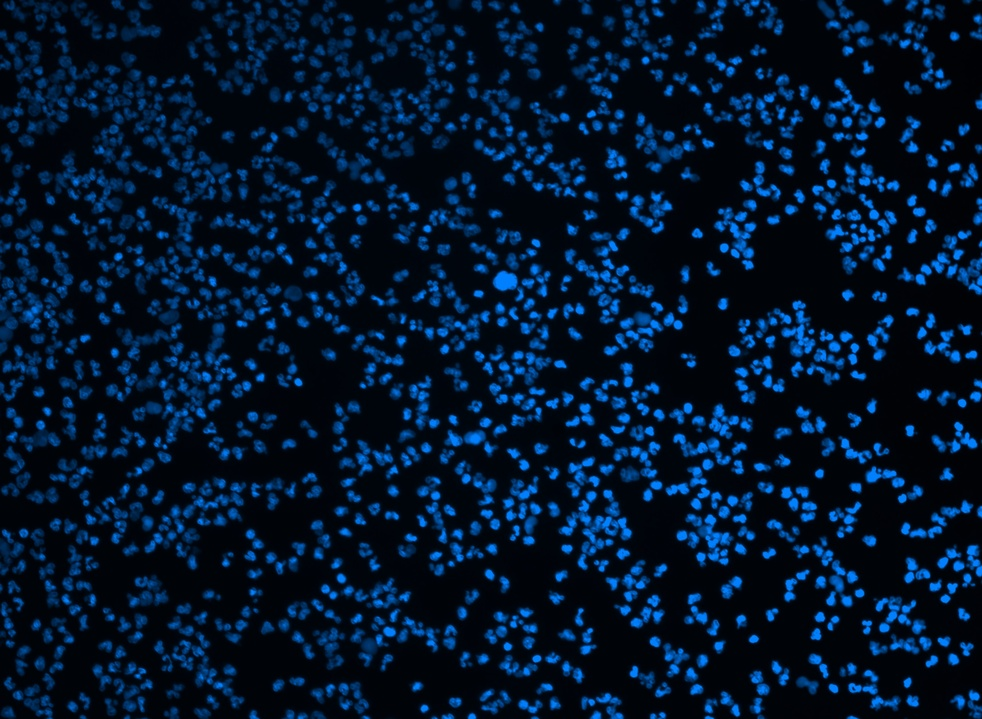
#> input picture data/2_DAPI.jpg, 982 x 719 px, shrunk from 4096 x 3000 before the run
$ jupyter execute 009.ipynb
#> lines starting #> are read from the running program, lines starting #| are printed output that depends on the picture
# 09.图像的裁剪(cv2.selectROI)

[cell 1]
import os
import numpy as np
import matplotlib.pyplot as plt
import cv2

[cell 2]
img =  cv2.imread("./data/2_DAPI.jpg")
#> img is the input picture: shape (719, 982, 3); mean B, G, R 45.4, 21.8, 1.8

xmin,ymin,w,h = 180,190,200,200
img_crop = img[xmin:xmin+w,ymin:ymin+h].copy()
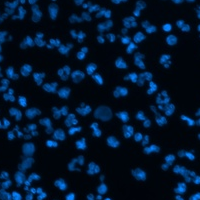
#> img_crop: shape (200, 200, 3); mean B, G, R 45.2, 21.7, 1.7

plt.subplot(121),plt.axis("off"),plt.title("DAPI")
plt.imshow(cv2.cvtColor(img,cv2.COLOR_BGR2RGB))

plt.subplot(122),plt.axis("off"),plt.title("CROP")
plt.imshow(cv2.cvtColor(img_crop,cv2.COLOR_BGR2RGB))
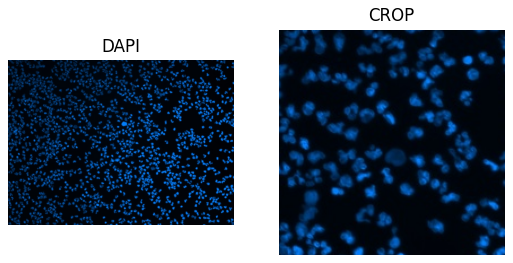
#> figure drawn by matplotlib, 2 panels

$ run again, with data/1_DAPI.jpg copied over data/2_DAPI.jpg
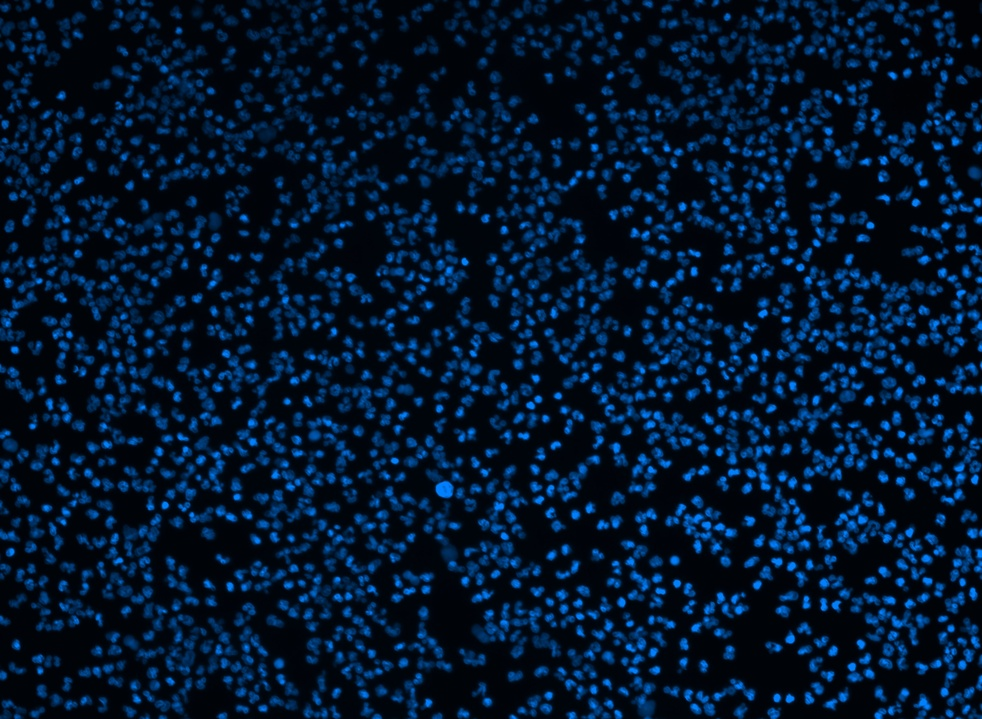
#> input picture data/1_DAPI.jpg, 982 x 719 px, shrunk from 4096 x 3000 before the run
#> img is the input picture: shape (719, 982, 3); mean B, G, R 45.8, 22, 1.8
#> `img_crop = img[xmin:xmin+w,ymin:ymin+h].copy()`:
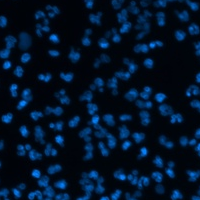
#> img_crop: shape (200, 200, 3); mean B, G, R 41.1, 19.6, 1.6
#> `[cell 2] img =  cv2.imread("./data/2_DAPI.jpg")  xmin,ymin,w,h = 180,1..`:
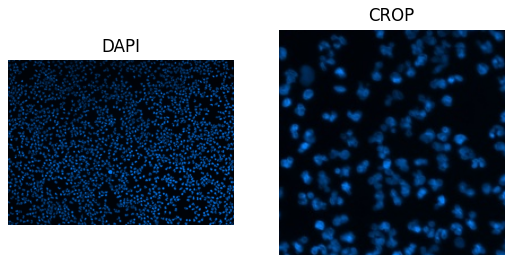
#> figure drawn by matplotlib, 2 panels

$ run again, with data/3_DAPI.jpg copied over data/2_DAPI.jpg
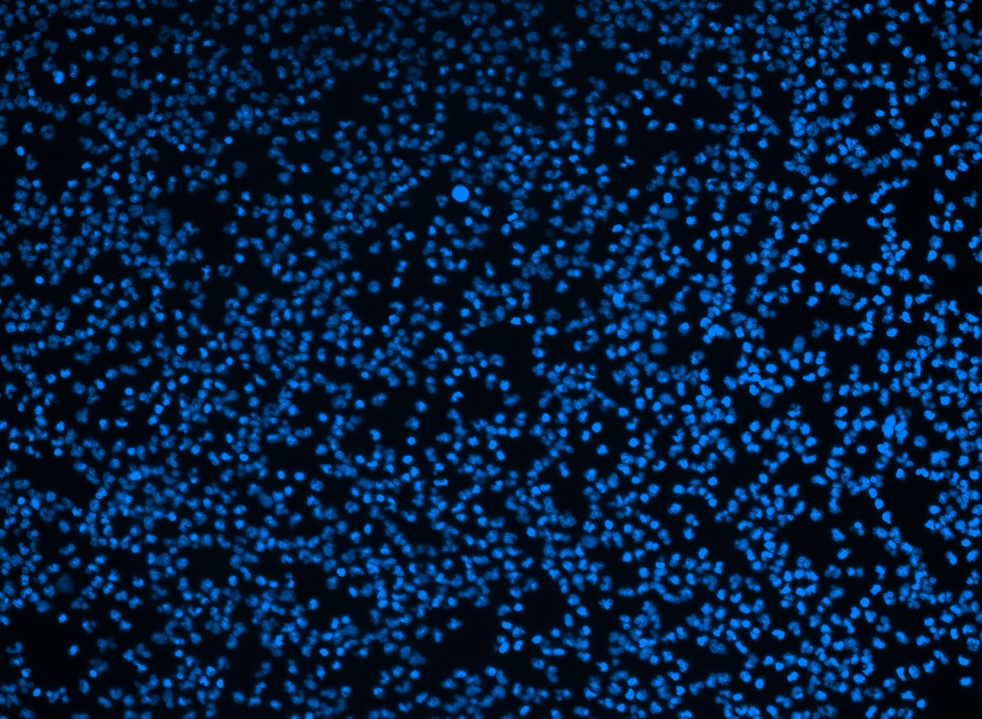
#> input picture data/3_DAPI.jpg, 982 x 719 px, shrunk from 4096 x 3000 before the run
#> img is the input picture: shape (719, 982, 3); mean B, G, R 62, 30.2, 1.9
#> `img_crop = img[xmin:xmin+w,ymin:ymin+h].copy()`:
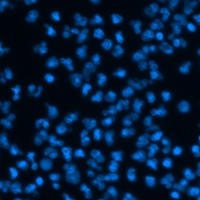
#> img_crop: shape (200, 200, 3); mean B, G, R 59.7, 29, 1.7
#> `[cell 2] img =  cv2.imread("./data/2_DAPI.jpg")  xmin,ymin,w,h = 180,1..`:
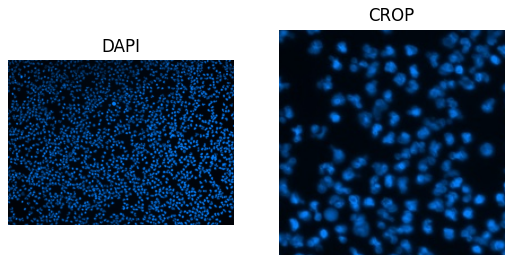
#> figure drawn by matplotlib, 2 panels

$ run again, with data/4_DAPI.jpg copied over data/2_DAPI.jpg
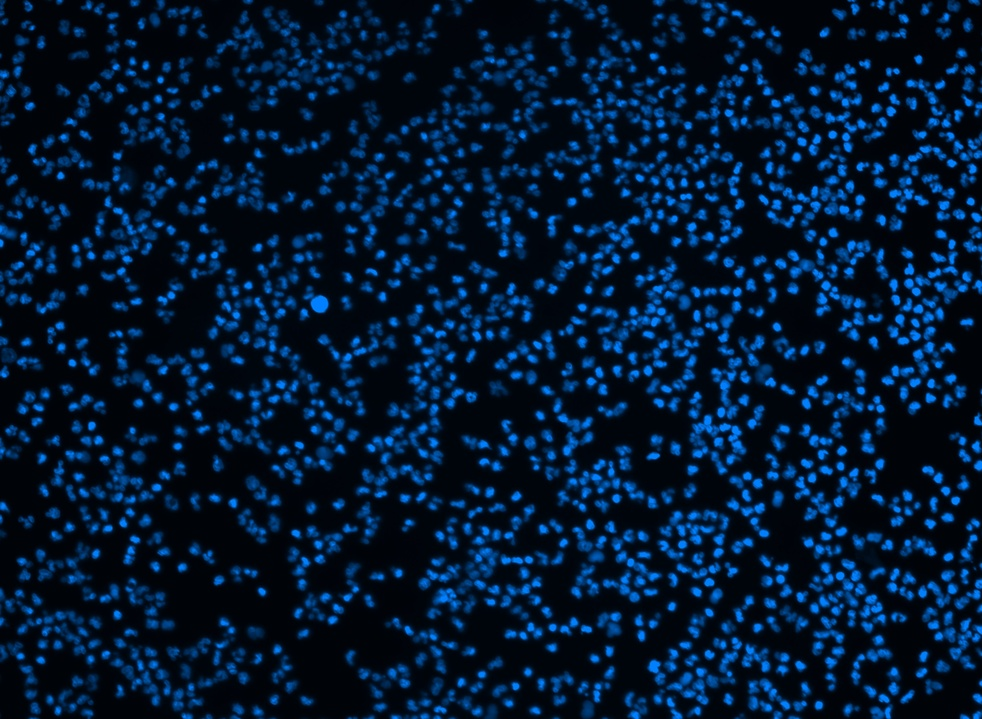
#> input picture data/4_DAPI.jpg, 982 x 719 px, shrunk from 4096 x 3000 before the run
#> img is the input picture: shape (719, 982, 3); mean B, G, R 50.6, 24.4, 1.6
#> `img_crop = img[xmin:xmin+w,ymin:ymin+h].copy()`:
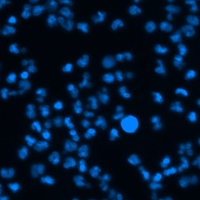
#> img_crop: shape (200, 200, 3); mean B, G, R 48.1, 23.2, 1.4
#> `[cell 2] img =  cv2.imread("./data/2_DAPI.jpg")  xmin,ymin,w,h = 180,1..`:
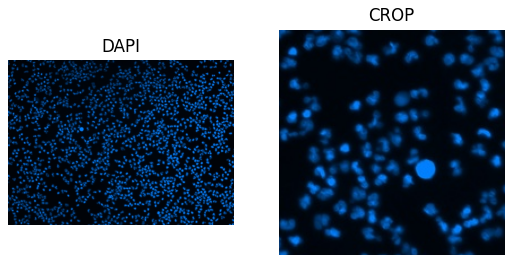
#> figure drawn by matplotlib, 2 panels
